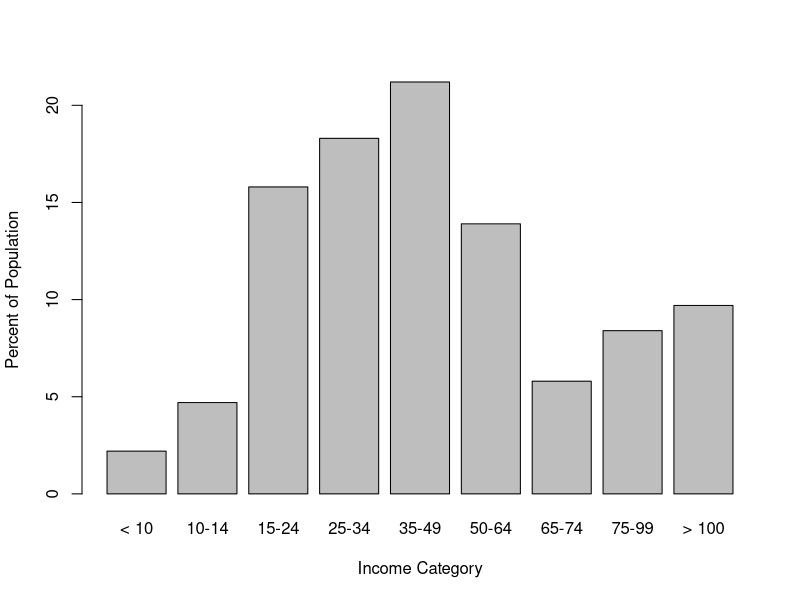

Write the R code that produced this figure.
## ---- chunk 1
knitr::opts_chunk$set(echo = TRUE)
## ---- chunk 2
income <- data.frame(c("< 10","10-14","15-24","25-34","35-49",
                       "50-64","65-74","75-99","> 100"),
                     c(2.2,4.7,15.8,18.3,21.2,13.9,5.8,8.4,9.7))
colnames(income) <- c("category","percent")
barplot(income$percent, names.arg=income$category, 
        xlab="Income Category", ylab="Percent of Population")
